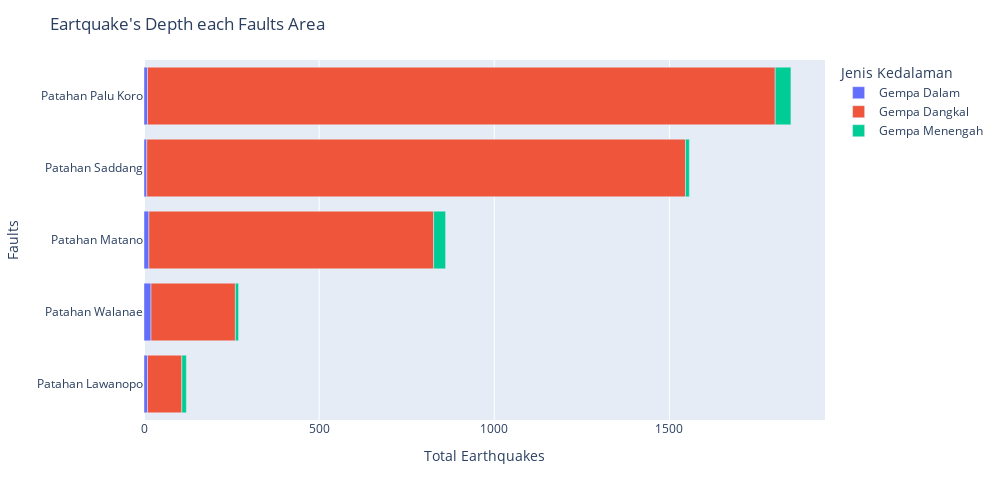

The notebook cell saved with this chart:
### Code cell
stackbar_h(df_jenisKedalaman, y='Patahan', x='Total',
           hover_data=['Jenis Kedalaman', 'Total'], color='Jenis Kedalaman',
           labels={'Jenis Kedalaman':'Jenis Kedalaman'}, width=1000, height=500,
           title="Eartquake's Depth each Faults Area",
           xaxis='Total Earthquakes',
           yaxis='Faults',
           )

### Figure 1 — Plotly figure (JSON) as saved in the notebook; plotly's stock layout.template omitted (floating-point values rounded to 4 significant figures)
{"data": [{"alignmentgroup": "True", "customdata": [["Gempa Dalam"], ["Gempa Dalam"], ["Gempa Dalam"], ["Gempa Dalam"], ["Gempa Dalam"]], "hovertemplate": "Jenis Kedalaman=%{customdata[0]}<br>Total=%{x}<br>Patahan=%{y}<extra></extra>", "legendgroup": "Gempa Dalam", "marker": {"color": "#636efa", "pattern": {"shape": ""}}, "name": "Gempa Dalam", "offsetgroup": "Gempa Dalam", "orientation": "h", "showlegend": true, "textposition": "auto", "x": [10, 14, 10, 8, 20], "xaxis": "x", "y": ["Patahan Lawanopo", "Patahan Matano", "Patahan Palu Koro", "Patahan Saddang", "Patahan Walanae"], "yaxis": "y", "type": "bar"}, {"alignmentgroup": "True", "customdata": [["Gempa Dangkal"], ["Gempa Dangkal"], ["Gempa Dangkal"], ["Gempa Dangkal"], ["Gempa Dangkal"]], "hovertemplate": "Jenis Kedalaman=%{customdata[0]}<br>Total=%{x}<br>Patahan=%{y}<extra></extra>", "legendgroup": "Gempa Dangkal", "marker": {"color": "#EF553B", "pattern": {"shape": ""}}, "name": "Gempa Dangkal", "offsetgroup": "Gempa Dangkal", "orientation": "h", "showlegend": true, "textposition": "auto", "x": [98, 813, 1792, 1538, 241], "xaxis": "x", "y": ["Patahan Lawanopo", "Patahan Matano", "Patahan Palu Koro", "Patahan Saddang", "Patahan Walanae"], "yaxis": "y", "type": "bar"}, {"alignmentgroup": "True", "customdata": [["Gempa Menengah"], ["Gempa Menengah"], ["Gempa Menengah"], ["Gempa Menengah"], ["Gempa Menengah"]], "hovertemplate": "Jenis Kedalaman=%{customdata[0]}<br>Total=%{x}<br>Patahan=%{y}<extra></extra>", "legendgroup": "Gempa Menengah", "marker": {"color": "#00cc96", "pattern": {"shape": ""}}, "name": "Gempa Menengah", "offsetgroup": "Gempa Menengah", "orientation": "h", "showlegend": true, "textposition": "auto", "x": [13, 34, 45, 11, 9], "xaxis": "x", "y": ["Patahan Lawanopo", "Patahan Matano", "Patahan Palu Koro", "Patahan Saddang", "Patahan Walanae"], "yaxis": "y", "type": "bar"}], "layout": {"xaxis": {"anchor": "y", "domain": [0, 1], "title": {"text": "Total Earthquakes"}}, "yaxis": {"anchor": "x", "domain": [0, 1], "title": {"text": "Faults"}, "categoryorder": "total ascending"}, "legend": {"title": {"text": "Jenis Kedalaman"}, "tracegroupgap": 0}, "margin": {"t": 60}, "barmode": "relative", "height": 500, "width": 1000, "autosize": false, "title": {"text": "Eartquake's Depth each Faults Area"}}}
